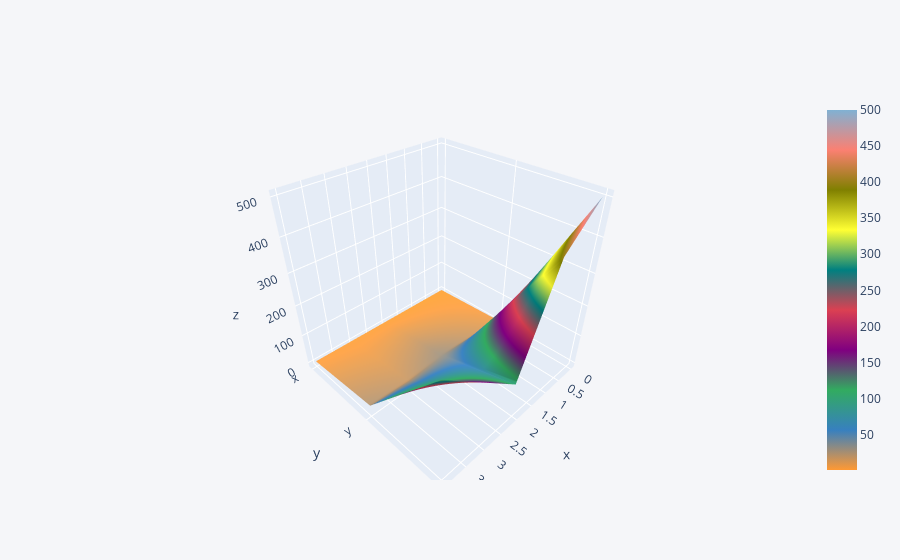

The code cell stored with this chart in its notebook:
### Code cell
df3.iplot(kind='surface')

### Figure 1 — Plotly figure (JSON) as saved in the notebook; plotly's stock layout.template omitted (floating-point values rounded to 4 significant figures)
{"data": [{"colorscale": [[0, "rgb(255, 153, 51)"], [0.1111, "rgb(55, 128, 191)"], [0.2222, "rgb(50, 171, 96)"], [0.3333, "rgb(128, 0, 128)"], [0.4444, "rgb(219, 64, 82)"], [0.5556, "rgb(0, 128, 128)"], [0.6667, "rgb(255, 255, 51)"], [0.7778, "rgb(128, 128, 0)"], [0.8889, "rgb(251, 128, 114)"], [1, "rgb(128, 177, 211)"]], "type": "surface", "x": [0, 1, 2, 3, 4], "y": ["x", "y", "z"], "z": [[1, 2, 3, 4, 5], [10, 20, 30, 20, 25], [500, 400, 100, 200, 300]]}], "layout": {"legend": {"bgcolor": "#F5F6F9", "font": {"color": "#4D5663"}}, "paper_bgcolor": "#F5F6F9", "plot_bgcolor": "#F5F6F9", "title": {"font": {"color": "#4D5663"}}, "xaxis": {"gridcolor": "#E1E5ED", "showgrid": true, "tickfont": {"color": "#4D5663"}, "title": {"font": {"color": "#4D5663"}, "text": ""}, "zerolinecolor": "#E1E5ED"}, "yaxis": {"gridcolor": "#E1E5ED", "showgrid": true, "tickfont": {"color": "#4D5663"}, "title": {"font": {"color": "#4D5663"}, "text": ""}, "zerolinecolor": "#E1E5ED"}}}
